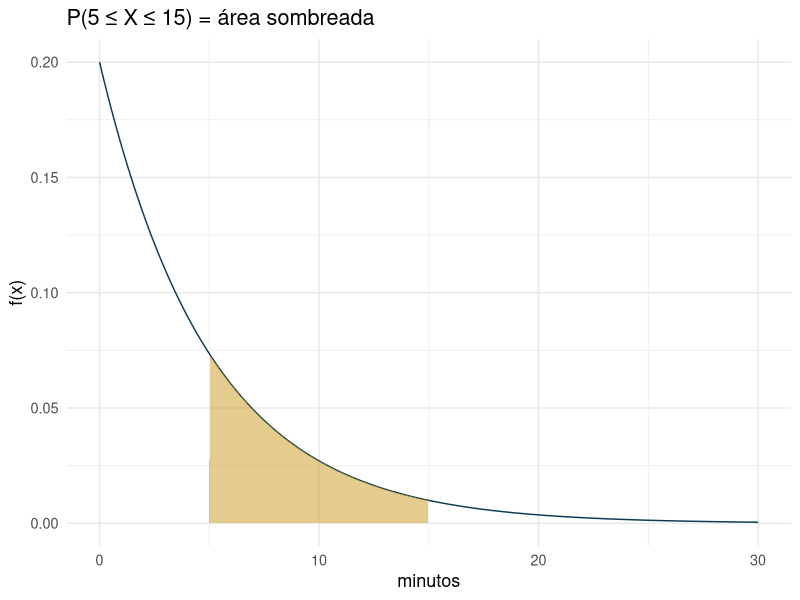

Source code (R): (Note: this script raises an error after producing the figure.)
## ---- chunk 1
knitr::opts_chunk$set(echo = TRUE, warning = FALSE, message = FALSE, fig.align = "center")
suppressPackageStartupMessages({
  library(tidyverse)
  library(kableExtra)
})
options(scipen = 999)
## ---- chunk 2
f <- function(x) 0.2*exp(-0.2*x)
df <- tibble(x = seq(0, 30, length.out = 300), y = f(x))
df_area <- df |> filter(x >= 5, x <= 15)

ggplot(df, aes(x,y)) + geom_line(color="#0d3b54") +
  geom_area(data = df_area, fill = "#c9971e", alpha = .5) +
  labs(x = "minutos", y = "f(x)", title = "P(5 ≤ X ≤ 15) = área sombreada") +
  theme_minimal(base_size = 13)

integrate(f, lower = 5, upper = 15)
## ---- chunk 3
# E(X) para a fila de atendimento: integral de x*f(x) de 0 a infinito
integrand <- function(x) x * 0.2*exp(-0.2*x)
integrate(integrand, lower = 0, upper = Inf)
## ---- chunk 4
knitr::include_graphics("images/peso_esperado_aviao.jpg")
## ---- chunk 5
Fx <- function(x) 1 - exp(-0.2*x)   # primitiva de f, calculada à mão
ggplot(tibble(x = seq(0,30,length.out=300), F = Fx(x)), aes(x,F)) +
  geom_line(color = "#0d3b54") +
  labs(x = "minutos", y = "F(x)", title = "FDA, tempo de espera") +
  theme_minimal(base_size = 13)
## ---- chunk 6
a <- 0; b <- 60
c(E_X = (a+b)/2, Var_X = (b-a)^2/12)

punif(20, min = a, max = b)   # P(X <= 20)
dunif(30, min = a, max = b)   # densidade em x=30 (constante = 1/60)
## ---- chunk 7
knitr::include_graphics("images/black_scholes.jpg")
## ---- chunk 8
mu <- 1.2; sigma <- 4.5

# probabilidade de retorno negativo no mês
pnorm(0, mean = mu, sd = sigma)

# probabilidade de retorno entre 0% e 5%
pnorm(5, mu, sigma) - pnorm(0, mu, sigma)
## ---- chunk 9
df <- tibble(x = seq(mu - 4*sigma, mu + 4*sigma, length.out = 300),
             y = dnorm(x, mu, sigma))
df_neg <- df |> filter(x <= 0)

ggplot(df, aes(x,y)) + geom_line(color = "#0d3b54") +
  geom_area(data = df_neg, fill = "#c9971e", alpha = .6) +
  labs(x = "retorno mensal (%)", y = "densidade",
       title = paste0("P(retorno < 0) = área sombreada ≈ ",
                       round(pnorm(0, mu, sigma), 3))) +
  theme_minimal(base_size = 13)
## ---- chunk 10
pnorm(2) - pnorm(-2)   # P(-2 < Z < 2) na Normal padrão
